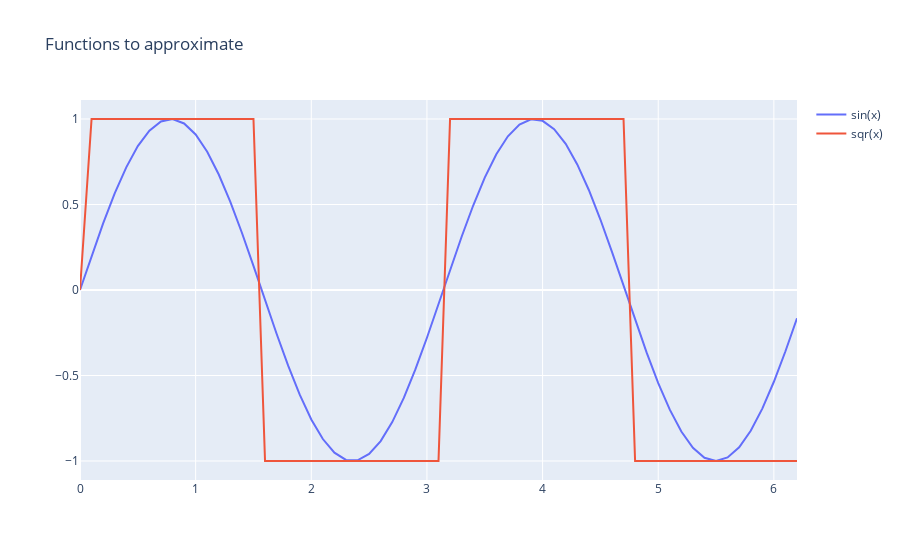

Source (notebook cell):
### Code cell
x, sin_data, sqr_data = data_gen(0, 2*np.pi)

fig = go.Figure().add_trace(go.Scatter(x=x.ravel(), y=sin_data.ravel(), mode="lines", name="sin(x)"))
fig.add_trace(go.Scatter(x=x.ravel(), y=sqr_data.ravel(), mode="lines", name="sqr(x)"))
fig.update_layout(title="Functions to approximate")
fig.show()

### Figure 1 — Plotly figure (JSON) as saved in the notebook; plotly's stock layout.template omitted (floating-point values rounded to 4 significant figures)
{"data": [{"mode": "lines", "name": "sin(x)", "type": "scatter", "x": [0, 0.1, 0.2, 0.3, 0.4, 0.5, 0.6, 0.7, 0.8, 0.9, 1, 1.1, 1.2, 1.3, 1.4, 1.5, 1.6, 1.7, 1.8, 1.9, 2, 2.1, 2.2, 2.3, 2.4, 2.5, 2.6, 2.7, 2.8, 2.9, 3, 3.1, 3.2, 3.3, 3.4, 3.5, 3.6, 3.7, 3.8, 3.9, 4, 4.1, 4.2, 4.3, 4.4, 4.5, 4.6, 4.7, 4.8, 4.9, 5, 5.1, 5.2, 5.3, 5.4, 5.5, 5.6, 5.7, 5.8, 5.9, 6, 6.1, 6.2], "y": [0, 0.1987, 0.3894, 0.5646, 0.7174, 0.8415, 0.932, 0.9854, 0.9996, 0.9738, 0.9093, 0.8085, 0.6755, 0.5155, 0.335, 0.1411, -0.05837, -0.2555, -0.4425, -0.6119, -0.7568, -0.8716, -0.9516, -0.9937, -0.9962, -0.9589, -0.8835, -0.7728, -0.6313, -0.4646, -0.2794, -0.08309, 0.1165, 0.3115, 0.4941, 0.657, 0.7937, 0.8987, 0.9679, 0.9985, 0.9894, 0.9407, 0.8546, 0.7344, 0.5849, 0.4121, 0.2229, 0.02478, -0.1743, -0.3665, -0.544, -0.6999, -0.8278, -0.9228, -0.9809, -1.0, -0.9792, -0.9193, -0.8228, -0.6935, -0.5366, -0.3582, -0.1656]}, {"mode": "lines", "name": "sqr(x)", "type": "scatter", "x": [0, 0.1, 0.2, 0.3, 0.4, 0.5, 0.6, 0.7, 0.8, 0.9, 1, 1.1, 1.2, 1.3, 1.4, 1.5, 1.6, 1.7, 1.8, 1.9, 2, 2.1, 2.2, 2.3, 2.4, 2.5, 2.6, 2.7, 2.8, 2.9, 3, 3.1, 3.2, 3.3, 3.4, 3.5, 3.6, 3.7, 3.8, 3.9, 4, 4.1, 4.2, 4.3, 4.4, 4.5, 4.6, 4.7, 4.8, 4.9, 5, 5.1, 5.2, 5.3, 5.4, 5.5, 5.6, 5.7, 5.8, 5.9, 6, 6.1, 6.2], "y": [0, 1, 1, 1, 1, 1, 1, 1, 1, 1, 1, 1, 1, 1, 1, 1, -1, -1, -1, -1, -1, -1, -1, -1, -1, -1, -1, -1, -1, -1, -1, -1, 1, 1, 1, 1, 1, 1, 1, 1, 1, 1, 1, 1, 1, 1, 1, 1, -1, -1, -1, -1, -1, -1, -1, -1, -1, -1, -1, -1, -1, -1, -1]}], "layout": {"title": {"text": "Functions to approximate"}}}
